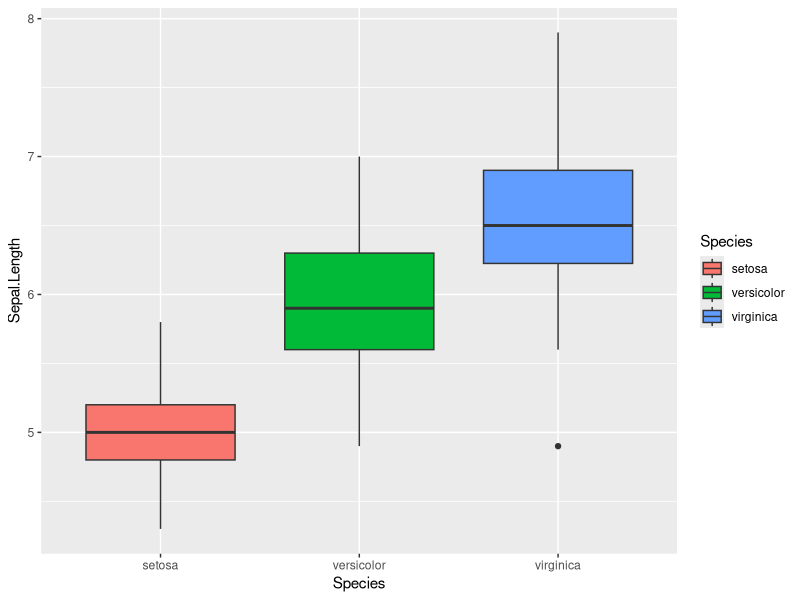
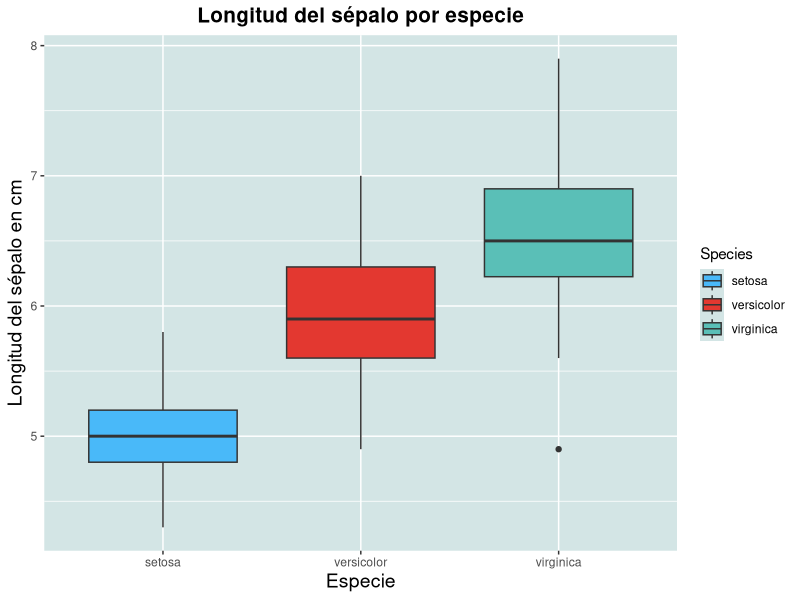
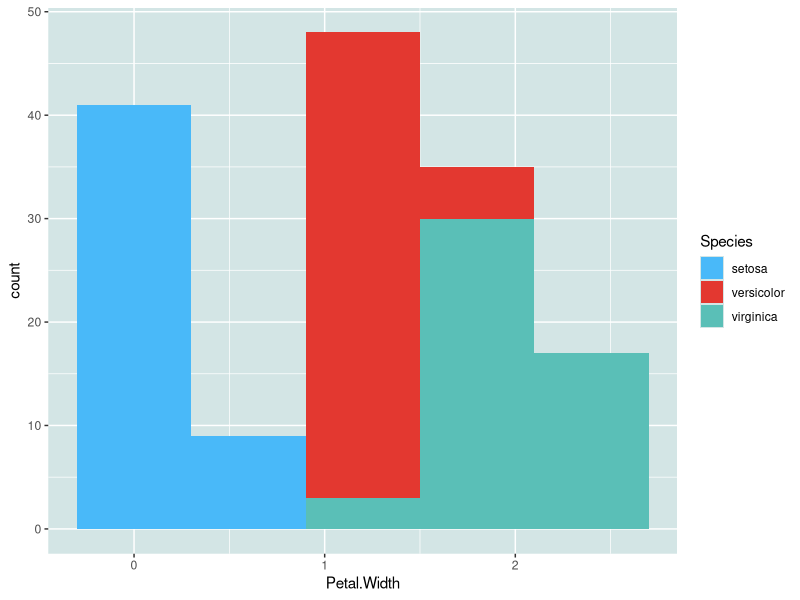

The R source for these figures, in order:
iris <- iris

##Boxplot usando ggplot
library("ggplot2")
caja1 <- ggplot(data = iris,
               mapping = aes(x = Species,
                            y = Sepal.Length,
                            fill = Species)) +
  geom_boxplot()

#Visualizamos
caja1

caja2 <- caja1 +
  
  labs(
    title = "Longitud del sépalo por especie",
    x = "Especie",
    y = "Longitud del sépalo en cm"
  ) +
  
  theme(
    axis.title.x = element_text(size = 14),
    
    axis.title.y = element_text(size = 14),
    
    plot.title = element_text(
      size = 15,
      face = "bold",
      color = "black",
      hjust = 0.5,
      vjust = 1,
      family = "sans"
    ),
    
    panel.background = element_rect(
      fill = "#d3e5e5"
    )
  ) +
  
  scale_fill_manual(values = c(
    "setosa" = "#49b9f9",
    "versicolor" = "#e33830",
    "virginica" = "#5abfb7"
  ))

caja2

# Temas: bw,classic,dark
#caja2 + theme_dark()

histo1 <- ggplot(
  data = iris,
  mapping = aes(
    x = Petal.Width,
    fill = Species
  )
) +
  
  geom_histogram(bins = 5) +
  
  scale_fill_manual(values = c(
    "setosa" = "#49b9f9",
    "versicolor" = "#e33830",
    "virginica" = "#5abfb7"
  )) +
  
  theme(
    panel.background = element_rect(
      fill = "#d3e5e5"
    )
  )

histo1
